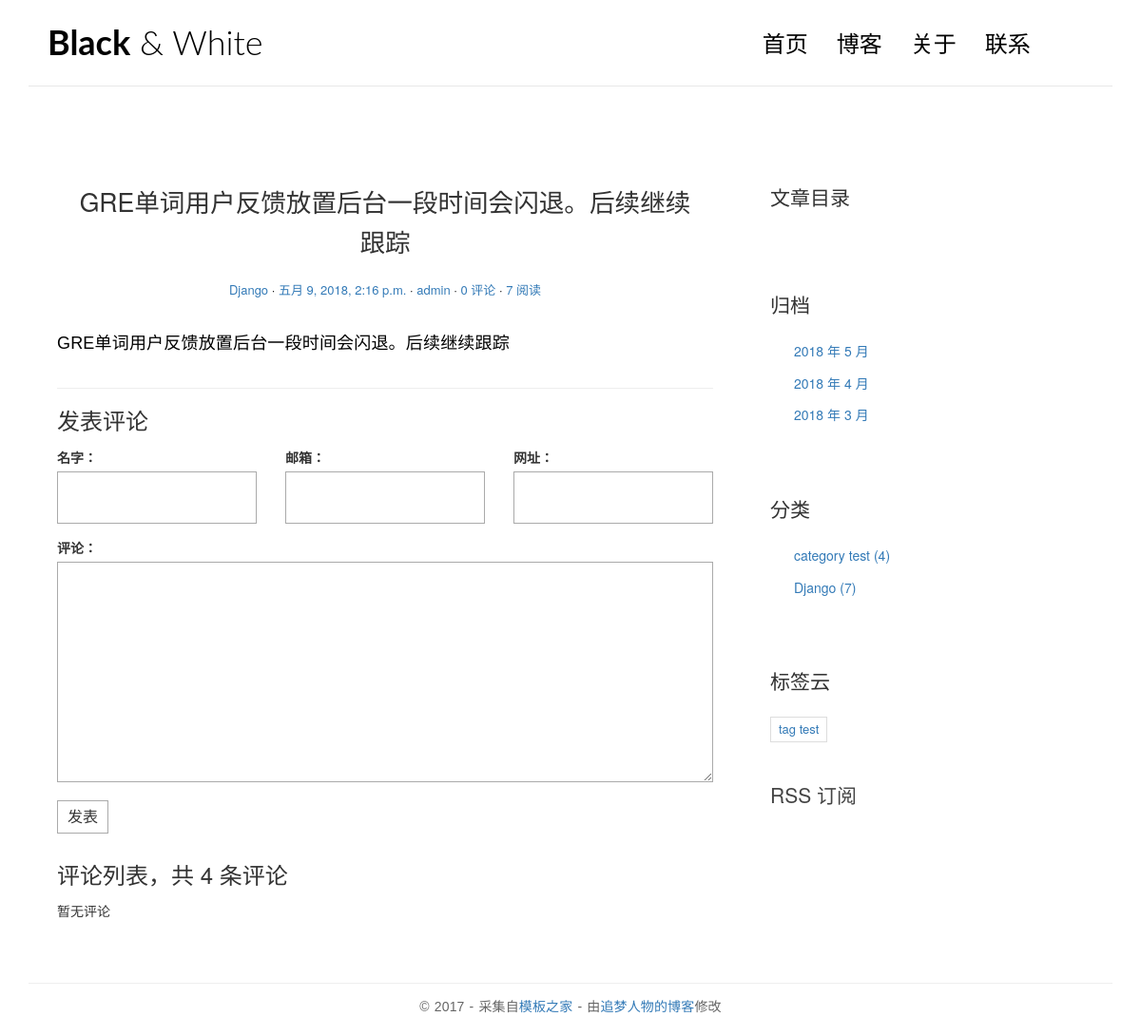
The app's page /article/9/ with its own data.
### blog/models.py (models this page shows, shortened)
@python_2_unicode_compatible
class Article(models.Model):
    title = models.CharField(max_length=70)
    content = models.TextField()
    create_time = models.DateTimeField()
    update_time = models.DateTimeField()
    summary = models.CharField(max_length=200, blank=True)
    category = models.ForeignKey(Category)
    tags = models.ManyToManyField(Tag, blank=True)
    author = models.ForeignKey(User)
    views = models.PositiveIntegerField(default=0)
    def increase_views(self):
        self.views += 1
        self.save(update_fields=['views'])
    def save(self, *args, **kwargs):
        if not self.summary:
            md = markdown.markdown(extensions=[
                'markdown.extensions.extra',
                'markdown.extensions.codehilite',
            ])
            self.summary = strip_tags(md.convert(self.content))[:54]
        super(Article, self).save(*args, **kwargs)
    class Meta:
        ordering = ['-create_time']

class Category(models.Model):
    name = models.CharField(max_length=100)
    def __str__(self):
        return self.name

class Tag(models.Model):
    name = models.CharField(max_length=100)

### blog/views.py (the view)
# urls.py: url(r'^article/(?P<pk>[0-9]+)/$', views.ArticleDetailView.as_view(), name='detail'),
class ArticleDetailView(DetailView):
    model = Article
    template_name = 'blog/single.html'
    context_object_name = 'article'
    def get(self, request, *args, **kwargs):
        response = super(ArticleDetailView, self).get(request, *args, **kwargs)
        self.object.increase_views()
        return response
    def get_object(self, queryset=None):
        print('渲染内容')
        """ 覆写的目的将对文章的内容进行markdown渲染"""
        article = super(ArticleDetailView, self).get_object(queryset=None)
        md = markdown.Markdown(extensions=[
            'markdown.extensions.extra',
            'markdown.extensions.codehilite',
            TocExtension(slugify=slugify)
        ])
        article.content = md.convert(article.content)
        article.toc = md.toc
        return article
    def get_context_data(self, **kwargs):
        print('渲染表单')
        """ 覆写的目的是将article对象和评论表单和评论列表传递给模板 """
        content = super(ArticleDetailView, self).get_context_data(**kwargs)
        form = CommentForm()
        comment_list = self.object.comments_set.all()
        content.update({
            'form': form,
            'comment_list': comment_list
        })
        return content

### comments/forms.py
class CommentForm(forms.ModelForm):
    class Meta:
        model = Comments
        fields = ['name', 'email', 'url', 'text']

### blog/templatetags/blog_tags.py (called while the page is built)
@register.simple_tag
def archives():
    ret = Article.objects.dates('create_time', 'month', order='DESC')
    print(ret)
    return Article.objects.dates('create_time', 'month', order='DESC')

@register.simple_tag
def get_categories():
    return Category.objects.annotate(cate_article_nums=Count('article')).filter(cate_article_nums__gt=0)

### templates/blog/single.html (shortened to what this page needs)
{% extends 'base.html' %}
{% block main %}
    <article class="post post-{{ article.pk }}">
        <header class="entry-header">
            <h1 class="entry-title">{{ article.title }}</h1>
            <div class="entry-meta">
                <span class="post-category"><a href="{% url 'blog:category' article.category.pk %}">{{ article.category }}</a></span>
                <span class="post-date"><a href="#"><time class="entry-date"
                                                          datetime="{{ article.create_time }}">{{ article.create_time }}</time></a></span>
                <span class="post-author"><a href="#">{{ article.author.username }}</a></span>
                <span class="comments-link"><a href="#comment-area">{{ article.comments_set.count }} 评论</a></span>
                <span class="views-count"><a href="#">{{ article.views }} 阅读</a></span>
            </div>
        </header>
        <div class="entry-content clearfix">
            {{ article.content|safe }}
        </div>
    </article>
    <section class="comment-area" id="comment-area">
        <hr>
        <h3>发表评论</h3>
        <form action="{% url 'comments:article_comment' article.pk %}" method="post" class="comment-form">
            <div class="row">
                <div class="col-md-4">
                    <label for="{{ form.name.id_for_label }}">名字：</label>
                    {{ form.name }}
                </div>
                <div class="col-md-4">
                    <label for="{{ form.email.id_for_label }}">邮箱：</label>
                    {{ form.email }}
                </div>
                <div class="col-md-4">
                    <label for="{{ form.url.id_for_label }}">网址：</label>
                    {{ form.url }}
                </div>
                <div class="col-md-12">
                    <label for="{{ form.text.id_for_label }}">评论：</label>
                    {{ form.text }}
                    <button type="submit" class="comment-btn">发表</button>
                </div>
            </div>
        </form>
        <div class="comment-list-panel">
            <h3>评论列表，共 <span>4</span> 条评论</h3>
            <ul class="comment-list list-unstyled">
                {% for comment in comment_list %}
                    <li class="comment-item">
                        <span class="nickname">{{ comment.name }}</span>
                        <time class="submit-date" datetime="{{ comment.create_time }}">{{ comment.create_time }}</time>
                        <div class="text">
                            {{ comment.text }}
                        </div>
                    </li>
                {% empty %}
                    暂无评论
                {% endfor %}
            </ul>
        </div>
    </section>
{% endblock main %}
{% block aside %}
    {% block toc %}
        <div class="widget widget-content">
            <h3 class="widget-title">文章目录</h3>
        </div>
    {% endblock %}
    {% block tags %}
        <div class="widget widget-tag-cloud">
            <h3 class="widget-title">标签云</h3>
                <ul>
                    {% for tag in article.tags.all %}
                        <li>
                            <a href="{% url 'blog:tag' tag.pk %}">{{ tag.name }}</a>
                        </li>
                    {% empty %}
                        暂无标签！
                    {% endfor %}
                </ul>
        </div>
    {% endblock %}
{% endblock aside %}

### templates/base.html (shortened to what this page needs)
{% load staticfiles %}
{% load blog_tags %}
<!DOCTYPE html>
<html>
<head>
    <link rel="stylesheet" href="http://code.ionicframework.com/ionicons/2.0.1/css/ionicons.min.css">
    <link rel="stylesheet" href="{% static 'blog/css/pace.css' %}">
    <link rel="stylesheet" href="{% static 'blog/css/custom.css' %}">
    <link rel="stylesheet" href="{% static 'blog/css/highlights/github.css' %}">
    <link href="https://cdn.bootcss.com/bootstrap/3.3.7/css/bootstrap.min.css" rel="stylesheet">
</head>
<body>
<div class="container">
    <header id="site-header">
        <div class="row">
            <div class="col-md-4 col-sm-5 col-xs-8">
                <div class="logo">
                    <h1><a href="{% url 'blog:index' %}"><b>Black</b> &amp; White</a></h1>
                </div>
            </div>
            <div class="col-md-8 col-sm-7 col-xs-4">
                <nav class="main-nav" role="navigation">
                    <div class="collapse navbar-collapse" id="bs-example-navbar-collapse-1">
                        <ul class="nav navbar-nav navbar-right">
                            <li class="cl-effect-11"><a href="{% url 'blog:index' %}" data-hover="首页">首页</a></li>
                            <li class="cl-effect-11"><a href="full-width.html" data-hover="博客">博客</a></li>
                            <li class="cl-effect-11"><a href="about.html" data-hover="关于">关于</a></li>
                            <li class="cl-effect-11"><a href="contact.html" data-hover="联系">联系</a></li>
                        </ul>
                    </div>
                </nav>
            </div>
        </div>
    </header>
</div>
<div class="content-body">
    <div class="container">
        <div class="row">
            <main class="col-md-8">
                {% block main %}
                {% endblock main %}
            </main>
            <aside class="col-md-4">
                {% block toc %}{% endblock toc %}
                <div class="widget widget-archives">
                    <h3 class="widget-title">归档</h3>
                    {% archives as date_list %}
                    <ul>
                        {% for date in date_list %}
                            <li>
                                <a href="{% url 'blog:archives' date.year date.month %}">{{ date.year }} 年 {{ date.month }} 月</a>
                            </li>
                        {% empty %}
                            暂无归档！
                        {% endfor %}
                    </ul>
                </div>
                <div class="widget widget-category">
                    <h3 class="widget-title">分类</h3>
                    {% get_categories as category_list %}
                    <ul>
                        {% for category in category_list %}
                            <li>
                                <a href="{% url 'blog:category' category.pk %}">{{ category.name }} <span class="post-count">({{ category.cate_article_nums }})</span></a>
                            </li>
                        {% endfor %}
                    </ul>
                </div>
                {% block tags %}{% endblock tags %}
                <div class="rss">
                    <a href="{% url 'rss' %}">
                        RSS 订阅
                    </a>
                </div>
            </aside>
        </div>
    </div>
</div>
<footer id="site-footer">
    <div class="container">
        <div class="row">
            <div class="col-md-12">
                <p class="copyright">&copy 2017 - 采集自<a href="http://www.cssmoban.com/"
                                                        target="_blank" title="模板之家">模板之家</a>
                    - 由<a href="http://zmrenwu.com/" title="网页模板" target="_blank">追梦人物的博客</a>修改
                </p>
            </div>
        </div>
    </div>
</footer>
</body>
</html>

### blog/static/blog/css/custom.css (style rules this page uses)
* { outline: none; }
h1, h2, h3, h4, h5, h6 { margin-top: 0; }
b { font-weight: 400; }
a { color: #333; }
body { color: #444; font-family: 'Lato', sans-serif; }
p { font-family: 'Ubuntu', sans-serif; font-weight: 400; word-spacing: 1px; letter-spacing: 0.01em; }
#site-header { background-color: #FFF; padding: 25px 20px; margin-bottom: 40px; border-bottom: 1px solid #e7e7e7; }
.logo h1 a { color: #000; }
.logo h1 { margin: 0; font-family: 'Lato', sans-serif; font-weight: 300; }
.main-nav { margin-top: 11px; max-width: 95%; }
.main-nav a { color: #000000 !important; padding: 0 0 5px 0 !important; margin-right: 30px; font-family: 'Lato', sans-serif; font-weight: 300; font-size: 24px; }
.cl-effect-11 a { padding: 10px 0; color: #0972b4; text-shadow: none; }
.cl-effect-11 a::before { position: absolute; top: 0; left: 0; overflow: hidden; padding: 0 0 5px 0 !important; max-width: 0; border-bottom: 1px solid #000; color: #000; content: attr(data-hover); white-space: nowrap; -webkit-transition: max-width 0.5s; -moz-transition: max-width 0.5s; transition: max-width 0.5s; }
.content-body { padding-bottom: 4em; }
.post { background: #fff; padding: 30px 30px 0; }
.entry-title { text-align: center; font-size: 1.9em; margin-bottom: 20px; line-height: 1.6; padding: 10px 20px 0; }
.entry-meta { text-align: center; color: #DDDDDD; font-size: 13px; margin-bottom: 30px; }
.entry-content { font-size: 18px; line-height: 1.9; font-weight: 300; color: #000; }
.post-category::after, .post-date::after, .post-author::after, .comments-link::after { content: ' ·'; color: #000; }
.widget { background: #fff; padding: 30px 0 0; }
.widget-title { font-size: 1.5em; margin-bottom: 20px; line-height: 1.6; padding: 10px 0 0; font-weight: 400; }
.widget-archives ul { padding: 0; margin: 0; padding-left: 25px; }
.widget-archives ul li { list-style-type: none; position: relative; line-height: 170%; margin-bottom: 10px; }
.widget-archives ul li::before { content: '\f3f3'; font-family: "Ionicons"; position: absolute; left: -25px; top: 1px; font-size: 16px; color: #000; }
.widget-category ul { padding: 0; margin: 0; padding-left: 25px; }
.widget-category ul li { list-style-type: none; position: relative; line-height: 170%; margin-bottom: 10px; }
.widget-category ul li::before { content: '\f3fe'; font-family: "Ionicons"; position: absolute; left: -25px; top: 1px; font-size: 18px; color: #000; }
.widget-tag-cloud ul { padding: 0; margin: 0; margin-right: -10px; }
.widget-tag-cloud ul li { list-style-type: none; font-size: 13px; display: inline-block; margin-right: 10px; margin-bottom: 10px; padding: 3px 8px; border: 1px solid #ddd; }
.rss { font-size: 21px; margin-top: 30px; }
.rss a { color: #444; }
#site-footer { padding-top: 10px; padding: 0 0 1.5em 0; }
.copyright { text-align: center; padding-top: 1em; margin: 0; border-top: 1px solid #eee; color: #666; }
.contact-form input, .comment-form input { border: 1px solid #aaa; margin-bottom: 15px; width: 100%; padding: 15px 15px; font-size: 16px; line-height: 100%; transition: 0.4s border-color linear; }
.contact-form textarea, .comment-form textarea { border: 1px solid #aaa; margin-bottom: 15px; width: 100%; padding: 15px 15px; font-size: 16px; line-height: 20px !important; min-height: 183px; transition: 0.4s border-color linear; }
.comment-area { padding: 0 30px 0; }
.comment-form { margin-top: 15px; }
.comment-form .comment-btn { background-color: #fff; border: 1px solid #aaa; font-size: 16px; padding: 5px 10px; }
.comment-list-panel { margin-top: 30px; }
.comment-list { margin-top: 15px; }

### records on screen
Article: title "GRE单词用户反馈放置后台一段时间会闪退。后续继续跟踪", category "Django", create_time "五月 9, 2018, 2:16 p.m.", author.username "admin", comments_set.count "0", views "7", content "GRE单词用户反馈放置后台一段时间会闪退。后续继续跟踪"
Category: name "category test", cate_article_nums "4"
Category: name "Django", cate_article_nums "7"
Tag: name "tag test"

### other values on screen
{{ date.year }} "2018" "2018" "2018"
{{ date.month }} "5" "4" "3"
